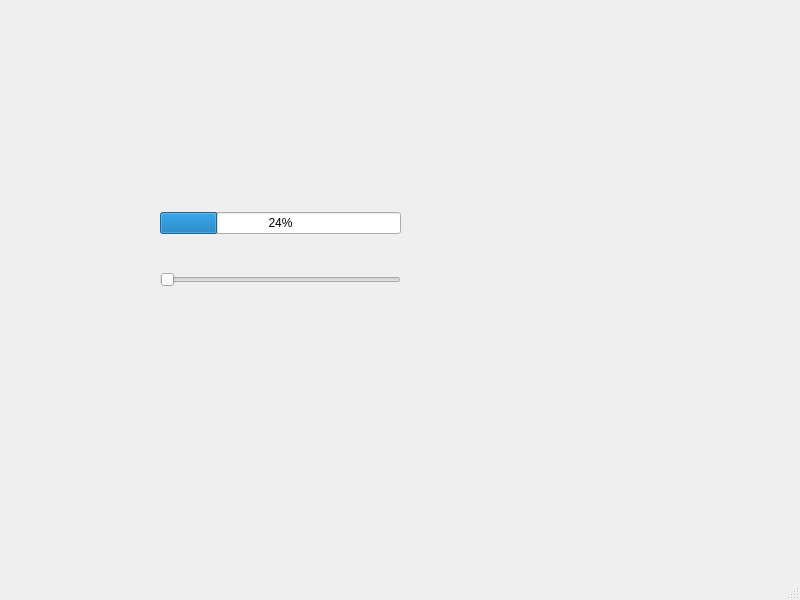
<?xml version="1.0" encoding="UTF-8"?>
<ui version="4.0">
 <class>MainWindow</class>
 <widget class="QMainWindow" name="MainWindow">
  <property name="geometry">
   <rect>
    <x>0</x>
    <y>0</y>
    <width>800</width>
    <height>600</height>
   </rect>
  </property>
  <property name="windowTitle">
   <string>MainWindow</string>
  </property>
  <widget class="QWidget" name="centralwidget">
   <widget class="QWidget" name="">
    <property name="geometry">
     <rect>
      <x>160</x>
      <y>180</y>
      <width>241</width>
      <height>141</height>
     </rect>
    </property>
    <layout class="QVBoxLayout" name="verticalLayout">
     <item>
      <widget class="QProgressBar" name="progressBar">
       <property name="value">
        <number>24</number>
       </property>
      </widget>
     </item>
     <item>
      <widget class="QSlider" name="horizontalSlider">
       <property name="orientation">
        <enum>Qt::Orientation::Horizontal</enum>
       </property>
      </widget>
     </item>
    </layout>
   </widget>
  </widget>
  <widget class="QMenuBar" name="menubar">
   <property name="geometry">
    <rect>
     <x>0</x>
     <y>0</y>
     <width>800</width>
     <height>26</height>
    </rect>
   </property>
  </widget>
  <widget class="QStatusBar" name="statusbar"/>
 </widget>
 <resources/>
 <connections/>
</ui>
